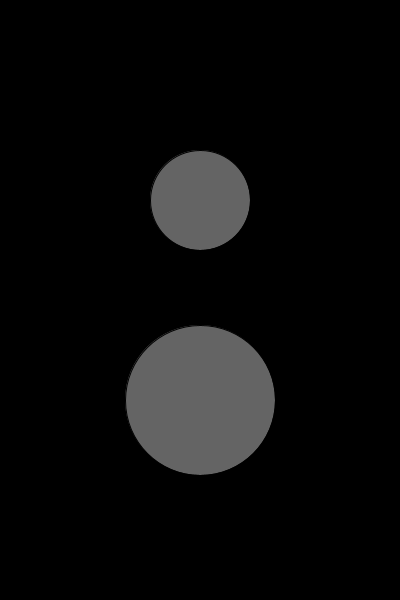
Frame 1 (no input)
Frame 60 (the mouse pressed at the canvas centre just before this capture): identical to frame 1, image omitted
Frame 120 (the mouse held since frame 60 and released just before this capture): identical to frame 1, image omitted

The Processing sketch that drew this single still picture (run headless with seeded random() and noise(); from frame 60 on, the mouse is pressed at the canvas centre):

// Processing sketch: week01_assignment_aven
// ── week01_assignment_aven.pde
//Aven,03/05/2017
//Interactive Installation
//New Media, WPP, SADA

Button button1;  // float a; 
Button button2;
void setup() {
  size(400, 600);
  button1 = new Button(width/2, height/3, 100); // a = 1.3;
  button2 = new Button(width/2, 2*height/3, 150);
}
void draw() {
  background(0);
  button1.run();
  button2.run();
}

/* homework

download and try:
controlP5 

continue on button sketch

*/
// ── Button.pde
//this is the button class
class Button {
  float x, y, size;
  int result = 0;
  color buttonColor = color(100);
  boolean click;
  boolean hover;
  boolean preClick = false;
  boolean preHover = false;

  Button(float _x, float _y, float _size) {
    x = _x;
    y = _y;
    size = _size;
  }
  void check() {
    hover = false;
    click = false;
    float distance = dist(x, y, mouseX, mouseY);

    //check hover and click
    if ( distance < size/2) {  
      hover = true;
      if (!mousePressed) {
        println("mouse is hovering");
        isHovering();
      }
    } 
    if (distance < size/2 && mousePressed) { 
      click = true; 
      println("mouse is clicking");
      isClicking();
      //when click is true, hover is also true,
      //so program cannot tell the differences 
      //but the we can tell do on-off click and hover right in this way
    } 

    //check click on and off
    if (!preClick&&click) {//preClick == false && click == true
      println("on-click"); //on click event
      onClick();
    }
    if (preClick&&!click) {
      println("off-click");//off click event
      offClick();
    }

    //check hover on and off
    if (!preHover&&hover) {//preClick == false && click == true
      println("on-hover");//on hover event
      onHover();
    }
    if (preHover&&!hover) {
      println("off-hover");//off hover event
      offHover();
    }

    preHover = hover;
    preClick = click;
  }

  void display() {
    pushStyle();
    fill(buttonColor);
    ellipse(x, y, size, size);
    popStyle();
  }

  void update() {
    buttonColor = color(100);
    if (click) {
      buttonColor = color(random(255), random(255), random(255));
    }
    if (hover) {
      buttonColor = color(255, 0, 0);
    }
  }

  void run() {
    //update();
    check();
    display();
  }

  void onClick() {
  }

  void offClick() {
  }

  void onHover() {
  }

  void offHover() {
  }

  void isHovering() {
    buttonColor = color(255, 0, 0);
  }

  void isClicking() {
    buttonColor = color(random(255), random(255), random(255));
  }
}
